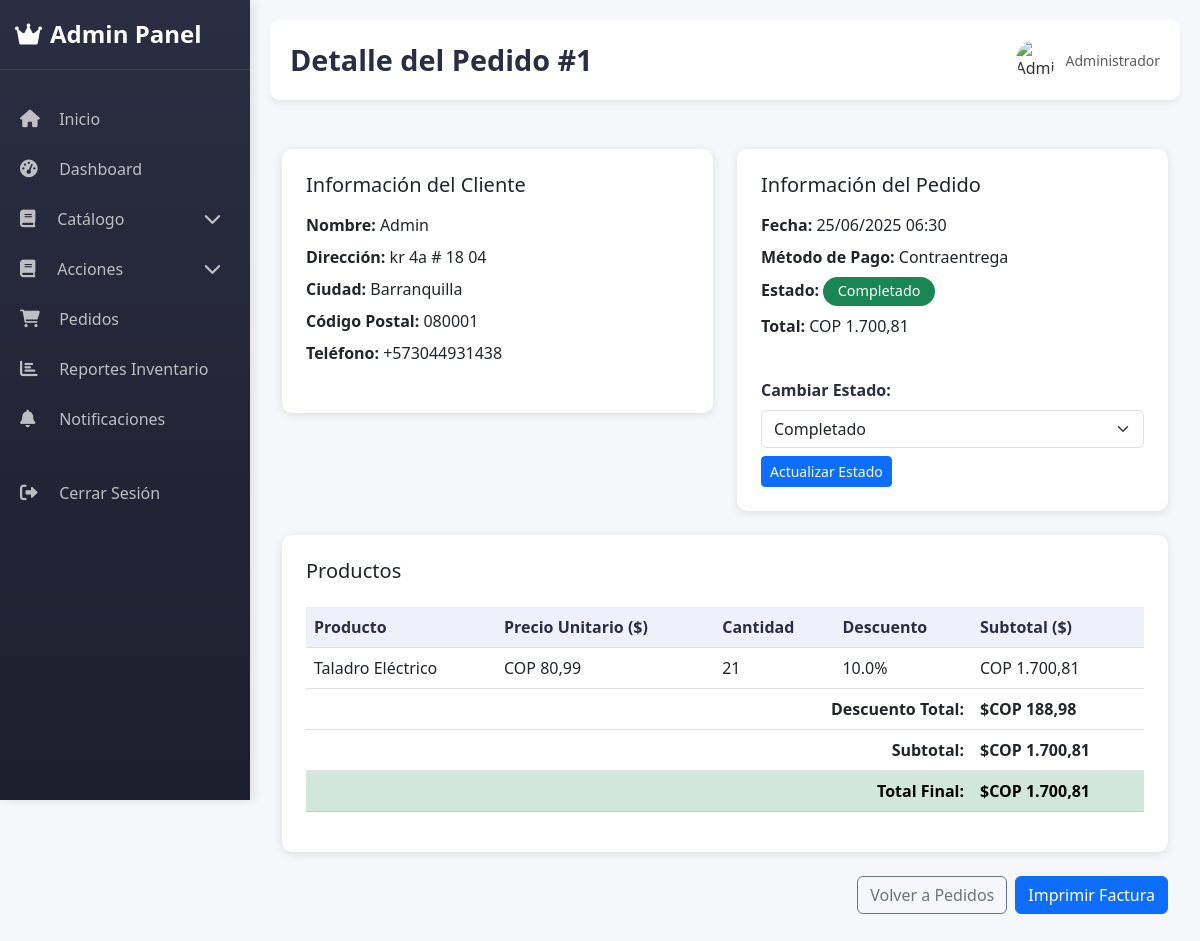
/admin/pedido/1, run on the app's committed database.
### models.py (models this page shows, shortened)
class Pedido(db.Model):
    id = db.Column(db.Integer, primary_key=True)
    usuario_id = db.Column(db.Integer, db.ForeignKey('usuario.id'), nullable=False)
    fecha_pedido = db.Column(db.DateTime, nullable=False)
    total = db.Column(db.Float, nullable=False)
    nombre = db.Column(db.String(100), nullable=False)
    direccion = db.Column(db.String(200), nullable=False)
    ciudad = db.Column(db.String(100), nullable=False)
    codigo_postal = db.Column(db.String(20), nullable=False)
    telefono = db.Column(db.String(20), nullable=False)
    metodo_pago = db.Column(db.String(50), nullable=False)
    estado = db.Column(db.String(20), nullable=False, default='pendiente')
    puntos_usados = db.Column(db.Integer, default=0)
    puntos_ganados = db.Column(db.Integer, default=0)
    usuario = db.relationship('Usuario', backref=db.backref('pedidos', lazy=True))
    detalles = db.relationship('DetallePedido', backref='pedido', lazy=True)

class DetallePedido(db.Model):
    id = db.Column(db.Integer, primary_key=True)
    pedido_id = db.Column(db.Integer, db.ForeignKey('pedido.id'), nullable=False)
    producto_id = db.Column(db.Integer, db.ForeignKey('producto.id'), nullable=False)
    cantidad = db.Column(db.Integer, nullable=False)
    precio = db.Column(db.Float, nullable=False)
    descuento_aplicado = db.Column(db.Float, default=0.0)
    producto = db.relationship('Producto', backref='detalles_pedido')

class Producto(db.Model):
    id = db.Column(db.Integer, primary_key=True)
    nombre = db.Column(db.String(100), nullable=False)
    descripcion = db.Column(db.Text, nullable=False)
    precio = db.Column(db.Float, nullable=False)
    costo = db.Column(db.Float, nullable=True)
    imagen = db.Column(db.Text, default='https://via.placeholder.com/300')
    stock = db.Column(db.Integer, default=0)
    stock_minimo = db.Column(db.Integer, default=10)
    stock_maximo = db.Column(db.Integer, default=100)
    stock_reservado = db.Column(db.Integer, default=0)
    destacado = db.Column(db.Boolean, default=False)
    fecha_creacion = db.Column(db.DateTime, default=datetime.utcnow)
    descuento = db.Column(db.Float, default=0.0)
    categoria_id = db.Column(db.Integer, db.ForeignKey('categoria.id'), nullable=False)
    marca = db.Column(db.String(100), nullable=True)
    proveedor_id = db.Column(db.Integer, db.ForeignKey('proveedor.id'))
    activo = db.Column(db.Boolean, default=True)
    proveedor = db.relationship('Proveedor', back_populates='productos_tienda')

### app.py (the view)
@app.route('/admin/pedido/<int:pedido_id>')
def admin_detalle_pedido(pedido_id):
    pedido = Pedido.query.get_or_404(pedido_id)
    detalles = DetallePedido.query.filter_by(pedido_id=pedido_id).all()
    subtotal_con_descuento = 0
    subtotal_sin_descuento = 0
    descuento_total = 0
    for detalle in detalles:
        precio_original = detalle.precio / (1 - detalle.descuento_aplicado/100) if detalle.descuento_aplicado > 0 else detalle.precio
        precio_final = detalle.precio
        subtotal_con_descuento += precio_final * detalle.cantidad
        subtotal_sin_descuento += precio_original * detalle.cantidad
        if detalle.descuento_aplicado > 0:
            descuento_total += (precio_original - precio_final) * detalle.cantidad
    if abs(pedido.total - subtotal_con_descuento) > 0.01:
        subtotal_con_descuento = pedido.total
    return render_template('admin/detalle_pedido.html',
                         pedido=pedido,
                         detalles=detalles,
                         subtotal_con_descuento=subtotal_con_descuento,
                         subtotal_sin_descuento=subtotal_sin_descuento,
                         descuento_total=descuento_total)

### app.py (called while the page is built)
@app.context_processor
def inject_categorias_y_carrito():
    categorias_principales = Categoria.query.filter_by(parent_id=None, activa=True).all()
    carrito_count = None
    puntos_usuario = None
    forgot_errors = session.pop('forgot_errors', None)
    forgot_form_data = session.pop('forgot_form_data', None)
    if 'usuario_id' in session:
        carrito_count = Carrito.query.filter_by(usuario_id=session['usuario_id']).count()
        usuario = Usuario.query.get(session['usuario_id'])
        puntos_usuario = usuario.puntos if usuario else None
    return dict(
        categorias_principales=categorias_principales,
        carrito_count=carrito_count,
        puntos_usuario=puntos_usuario,
        forgot_errors=forgot_errors,
        forgot_form_data=forgot_form_data
    )

@app.before_request
def before_request():
    g.current_time = datetime.now(timezone.utc)

@app.template_filter('currency')
def currency_filter(value):
    try:
        value = float(value)
        return 'COP ' + '{:,.2f}'.format(value).replace(',', 'X').replace('.', ',').replace('X', '.')
    except Exception:
        return value

### templates/admin/detalle_pedido.html (shortened to what this page needs)
{% extends 'admin/base.html' %}
{% block title %}Detalle del Pedido #{{ pedido.id }}{% endblock %}
{% block content %}
<div class="container-fluid py-4">
    <div class="row">
        <div class="col-lg-6 mb-4">
            <div class="card p-4">
                <h5 class="card-title mb-3">Información del Cliente</h5>
                <ul class="list-unstyled">
                    <li class="mb-2"><strong>Nombre:</strong> {{ pedido.nombre }}</li>
                    <li class="mb-2"><strong>Dirección:</strong> {{ pedido.direccion }}</li>
                    <li class="mb-2"><strong>Ciudad:</strong> {{ pedido.ciudad }}</li>
                    <li class="mb-2"><strong>Código Postal:</strong> {{ pedido.codigo_postal }}</li>
                    <li class="mb-2"><strong>Teléfono:</strong> {{ pedido.telefono }}</li>
                </ul>
            </div>
        </div>
        <div class="col-lg-6 mb-4">
            <div class="card p-4">
                <h5 class="card-title mb-3">Información del Pedido</h5>
                <ul class="list-unstyled">
                    <li class="mb-2"><strong>Fecha:</strong> {{ pedido.fecha_pedido.strftime('%d/%m/%Y %H:%M') }}</li>
                    <li class="mb-2"><strong>Método de Pago:</strong> {{ pedido.metodo_pago|capitalize }}</li>
                    <li class="mb-2"><strong>Estado:</strong>
                        {% if pedido.estado == 'completado' %}
                            <span class="badge badge-status bg-success">Completado</span>
                        {% elif pedido.estado == 'pendiente' %}
                            <span class="badge badge-status bg-warning text-dark">En Proceso</span>
                        {% else %}
                            <span class="badge badge-status bg-danger">Cancelado</span>
                        {% endif %}
                    </li>
                    <li class="mb-2"><strong>Total:</strong> {{ pedido.total|currency }}</li>
                </ul>
                <div class="mt-3">
                    <form id="cambiarEstadoForm" action="{{ url_for('cambiar_estado_pedido', pedido_id=pedido.id) }}" method="POST">
                        <label for="estado" class="form-label">Cambiar Estado:</label>
                        <select class="form-select" id="estado" name="estado">
                            <option value="completado" {% if pedido.estado == 'completado' %}selected{% endif %}>Completado</option>
                        </select>
                        <button type="submit" class="btn btn-primary btn-sm mt-2 btn-action">Actualizar Estado</button>
                    </form>
                </div>
            </div>
        </div>
    </div>
    <div class="card p-4 mb-4">
        <h5 class="card-title mb-4">Productos</h5>
        <div class="table-responsive">
            <table class="table table-hover">
                <thead>
                    <tr>
                        <th>Producto</th>
                        <th>Precio Unitario ($)</th>
                        <th>Cantidad</th>
                        <th>Descuento</th>
                        <th>Subtotal ($)</th>
                    </tr>
                </thead>
                <tbody>
                    {% for detalle in detalles %}
                    <tr>
                        <td>{{ detalle.producto.nombre }}</td>
                        <td>{{ detalle.precio|currency }}</td>
                        <td>{{ detalle.cantidad }}</td>
                        <td>{{ detalle.descuento_aplicado }}%</td>
                        <td>{{ (detalle.precio * detalle.cantidad)|currency }}</td>
                    </tr>
                    {% endfor %}
                    {% if descuento_total > 0 %}
                    <tr>
                            <td colspan="4" class="text-end"><strong>Descuento Total:</strong></td>
                            <td><strong>${{ descuento_total|currency }}</strong></td>
                        </tr>
                    {% endif %}
                    <tr>
                        <td colspan="4" class="text-end"><strong>Subtotal:</strong></strong></td>
                        <td><strong>${{ subtotal_con_descuento|currency }}</strong></td>
                    </tr>
                    <tr class="table-success">
                        <td colspan="4" class="text-end"><strong>Total Final:</strong></td>
                        <td><strong>${{ pedido.total|currency }}</strong></td>
                    </tr>
                </tbody>
            </table>
        </div>
    </div>
    <div class="d-flex justify-content-end gap-2">
        <a href="{{ url_for('admin_pedidos') }}" class="btn btn-outline-secondary btn-action">Volver a Pedidos</a>
        <button type="button" class="btn btn-primary btn-action" data-bs-toggle="modal" data-bs-target="#imprimirFacturaModal">Imprimir Factura</button>
    </div>
</div>
{% endblock %}

### static/css/styles.css (style rules this page uses)
body { font-family: 'Poppins', sans-serif; background-color: #f8f9fa; display: flex; flex-direction: column; min-height: 100vh; margin: 0; }

### templates/admin/base.html (style rules this page uses)
:root { --primary-color: #4361ee; --secondary-color: #3f37c9; --accent-color: #4895ef; --success-color: #4cc9f0; --dark-color: #2b2d42; --light-color: #f8f9fa; --danger-color: #e63946; --warning-color: #f48c06; }
body { background-color: #f5f7fb; font-family: 'Segoe UI', Tahoma, Geneva, Verdana, sans-serif; color: #333; }
.table th { font-weight: 600; color: var(--dark-color); background-color: rgba(67, 97, 238, 0.05); }
.badge-status { padding: 6px 12px; border-radius: 20px; font-weight: 500; }
.form-label { font-weight: 600; color: var(--dark-color); }

### templates/admin/detalle_pedido.html (style rules this page uses)
.card { border: none; border-radius: 10px; box-shadow: 0 2px 10px rgba(0, 0, 0, 0.1); transition: transform 0.2s; }
.badge-status { font-size: 0.9rem; padding: 0.5em 1em; }
.btn-action { transition: all 0.3s; }
.table th, .table td { vertical-align: middle; }
.table thead { background-color: #f8f9fa; }

### data on the page
Pedido: id "1", nombre "Admin", direccion "kr 4a # 18 04", ciudad "Barranquilla", codigo_postal "080001", telefono "+573044931438", fecha_pedido "25/06/2025 06:30", metodo_pago "Contraentrega", total "COP 1.700,81", estado "Completado"
DetallePedido: producto.nombre "Taladro Eléctrico", precio "COP 80,99", cantidad "21", descuento_aplicado "10.0", (detalle.precio*detalle.cantidad)|currency "COP 1.700,81"

### other printed values
{{ descuento_total|currency }} "COP 188,98"
{{ subtotal_con_descuento|currency }} "COP 1.700,81"
